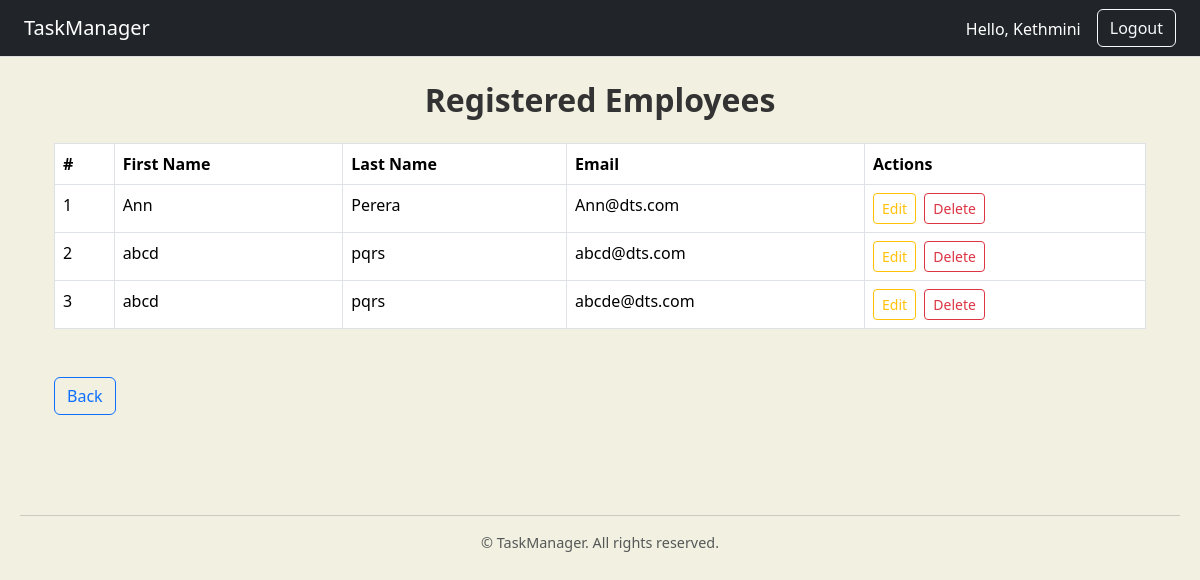
Screenshot of /employees/ (signed in) with the database file from the repository.
### tracker/models.py (models this page shows, shortened)
class User(AbstractBaseUser, PermissionsMixin):
    first_name = models.CharField(max_length=30)
    last_name = models.CharField(max_length=30)
    office_email = models.EmailField(unique=True)
    role = models.CharField(max_length=10, choices=ROLE_CHOICES)
    is_active = models.BooleanField(default=True)
    is_staff = models.BooleanField(default=False)
    objects = UserManager()
    USERNAME_FIELD = 'office_email'
    REQUIRED_FIELDS = ['first_name', 'last_name', 'role']

### tracker/views.py (the view)
# urls.py: path('employees/', views.employee_list, name='employee_list'),
@login_required
def employee_list(request):
    if request.user.role != 'manager':
        return redirect('home')
    employees = User.objects.filter(role='employee').order_by('first_name', 'last_name')
    context = {
        'employees': employees
    }
    return render(request, 'tracker/employee_list.html', context)

### tracker/templates/tracker/employee_list.html
{% extends 'tracker/base.html' %}
{% block content %}
<div class="container mt-4">
    <h2 class="mb-4 text-center">Registered Employees</h2>
    <table class="table table-hover table-bordered">
        <thead>
            <tr>
                <th>#</th>
                <th>First Name</th>
                <th>Last Name</th>
                <th>Email</th>
                <th>Actions</th>
            </tr>
        </thead>
        <tbody>
            {% for emp in employees %}
                <tr>
                    <td>{{ forloop.counter }}</td>
                    <td>{{ emp.first_name }}</td>
                    <td>{{ emp.last_name }}</td>
                    <td>{{ emp.office_email }}</td>
                     <td>
                        <a href="{% url 'edit_employee' emp.id %}" class="btn btn-sm btn-outline-warning me-1">Edit</a>
                        <a href="{% url 'delete_employee' emp.id %}" class="btn btn-sm btn-outline-danger"
                        onclick="return confirm('Are you sure you want to delete this employee?');">
                        Delete
                        </a>
                    </td>
                </tr>
            {% empty %}
                <tr>
                    <td colspan="4" class="text-center">No employees found.</td>
                </tr>
            {% endfor %}
        </tbody>
    </table>
    <div class="d-flex justify-content-between align-items-center mt-5">
    <a class="btn btn-outline-primary mb-3"
    href="{% url 'dashboard' %}">
    Back
    </a>
</div>
</div>
{% endblock %}

### tracker/templates/tracker/base.html (shortened to what this page needs)
{% load static %}
<!DOCTYPE html>
<html lang="en">
<head>
    {% load static %}
    <link href="https://cdn.jsdelivr.net/npm/bootstrap@5.3.3/dist/css/bootstrap.min.css" rel="stylesheet">
    <link rel="stylesheet" href="{% static 'tracker/styles.css' %}">
</head>
<body>
    <nav class="navbar navbar-expand-lg navbar-dark bg-dark px-4">
        {% if user.is_authenticated %}
            {% if user.role == "manager" %}
                <a class="navbar-brand" href="{% url 'dashboard' %}">TaskManager</a>
            {% else %}
                <a class="navbar-brand" href="{% url 'submit' %}">TaskManager</a>
            {% endif %}
        {% else %}
            <a class="navbar-brand" href="{% url 'home' %}">TaskManager</a>
        {% endif %}
        <div class="collapse navbar-collapse justify-content-end" id="navbarNav">
            <ul class="navbar-nav">
                {% if user.is_authenticated %}
                    <li class="nav-item me-3 mt-2 text-white">
                        Hello, {{ user.first_name }}
                    </li>
                    <li class="nav-item">
                        <a class="btn btn-outline-light" href="{% url 'logout' %}">Logout</a>
                    </li>
                {% endif %}
            </ul>
        </div>
    </nav>
    <div class="container mt-4 mb-5">
        {% block content %}
        {% endblock %}
    </div>
    <footer class="text-center text-muted mb-3">
        <hr>
        <p>© {{ now|date:"Y" }} TaskManager. All rights reserved.</p>
    </footer>
</body>
</html>

### tracker/static/tracker/styles.css (style rules this page uses)
body { font-family: 'Segoe UI', sans-serif, 'Poppins'; background-color: #f1f0e1; color: #333; }
h1, h2, h3 { font-weight: 600; }
.navbar { border-bottom: 1px solid #ddd; }
.table { background-color: white; }
footer { text-align: center; margin-top: 40px; padding: 20px; font-size: 0.9rem; color: #666; }

### rows the page displays
User: first_name "Kethmini"
User: first_name "Ann", last_name "Perera", office_email "Ann@dts.com"
User: first_name "abcd", last_name "pqrs", office_email "abcd@dts.com"
User: first_name "abcd", last_name "pqrs", office_email "abcde@dts.com"
